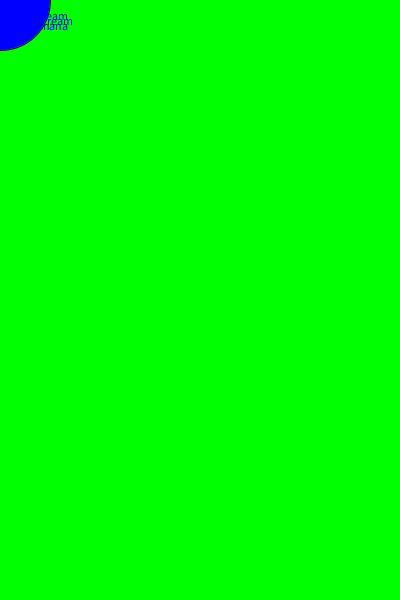
Frame 1 (no input)
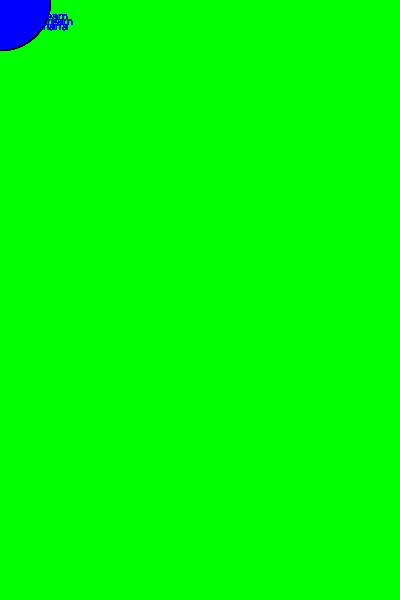
Frame 60 (the mouse pressed at the canvas centre just before this capture)
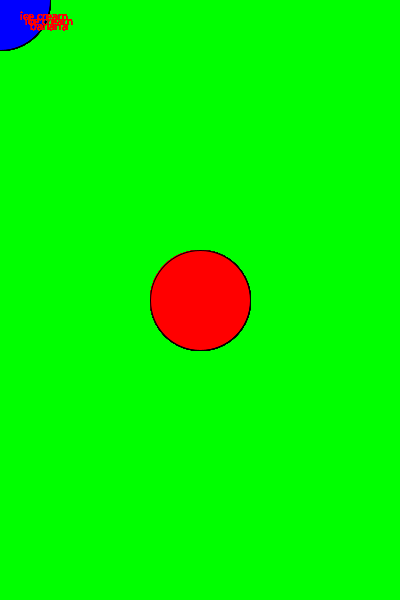
Frame 120 (the mouse held since frame 60 and released just before this capture)

The Processing sketch that drew these frames (run headless with seeded random() and noise(); from frame 60 on, the mouse is pressed at the canvas centre):

// Processing sketch: banana_split
// ── banana_split.pde
   void setup(){
        size(400,600);
        background(0,255,0);
      
      
        
    }

    void draw(){
        if(mousePressed){               //if the mouse is pressed 
            fill(255,0,0);                  //fill red 
        }  
      
        else{                           //else
            fill(0,0,255);                  //fill green
        }
        ellipse(mouseX, mouseY, 100, 100);  //using these variables makes this shape follow the mouse
  text("ice cream",20,20); text("ice cream",25,25);text ("banana",30,30); }
                            
        


   
                            
